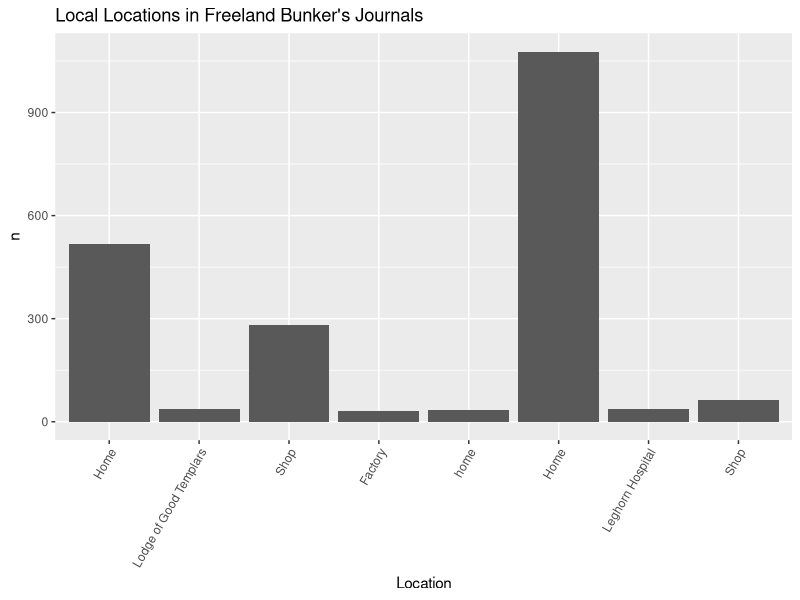
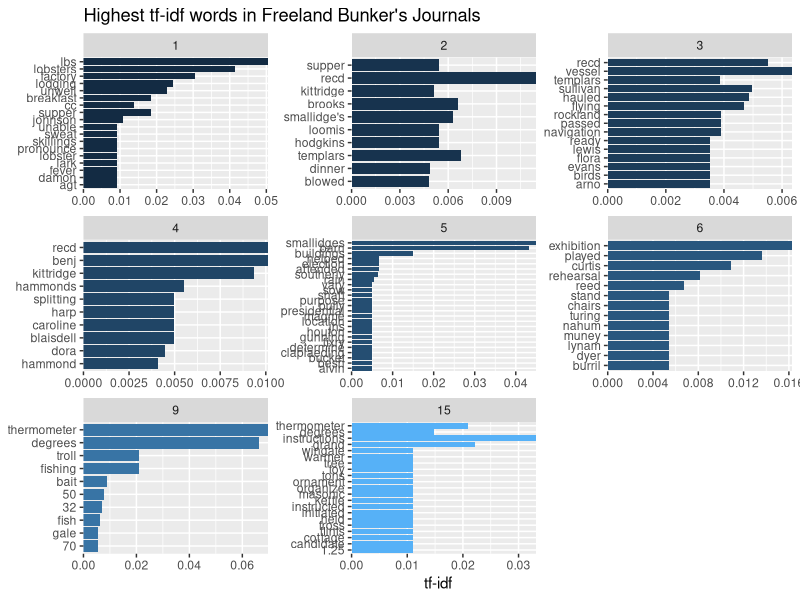

Write R code to recreate these figures, in order.
## ---- chunk 1
install.packages(c("tidyverse", 
                   "tidytext",
                   "stopwords",
                   "widyr",
                   "tidygraph",
                   "tidylo",
                   "ggraph",
                   "wordcloud",
                   "dplyr"))
## ---- chunk 2
library(dplyr)
library(tidyverse)
library("magrittr") 
library(tidyverse)
library(tidytext)
## ---- chunk 3
library(readr)
journal_71_72 <- read_csv("Data_Sets/journal_1871_1872 - Sheet1 (1).csv")
journal_73 <- read_csv("Data_Sets/journal_1873 - Sheet1.csv")
journal_74 <- read_csv("Data_Sets/journal_1874 - Sheet1.csv")
journal_75 <- read_csv("Data_Sets/journal_1875 - Sheet1.csv")
journal_76 <- read_csv("Data_Sets/journal_1876 - Sheet1.csv")
journal_77 <- read_csv("Data_Sets/journal_1877 - Sheet1.csv")
journal_80 <- read_csv("Data_Sets/journal_1880 - Sheet1.csv")
journal_86 <- read_csv("Data_Sets/journal_1886 - Sheet1.csv")
View(journal_1886_Sheet1)

## ---- chunk 4
#journals <- list.files(path = "Data_Sets/...", pattern = "*.csv", full.names = TRUE) %>% 
#  map_df(~read_csv(.x) %>% mutate(quantity = as.character(quantity))) #%>%
#  type_convert()
## ---- chunk 5
journal_71_72$journal <- 1
journal_73$journal <- 2
journal_74$journal <- 3
journal_75$journal <- 4
journal_76$journal <- 5
journal_77$journal <- 6

journal_80$journal <- 9

journal_86$journal <- 15
## ---- chunk 6
journal_71_72 <- journal_71_72 %>%
  rename(transcription_accuracy = transcription) %>%
  mutate(image_path = as.character(image_path)) %>%
  mutate(image_description = as.character(image_description))

journal_75 <- journal_75 %>%
  mutate(quantity = as.character(quantity)) %>%
  mutate(latitude = as.logical(latitude)) %>%
  mutate(latitude_origin = as.logical(latitude_origin)) %>%
  mutate(longitude = as.logical(longitude)) %>%
  mutate(longitude_origin = as.logical(longitude_origin))

journal_76 <- journal_76 %>%
  mutate(quantity = as.character(quantity)) %>%
  mutate(latitude = as.logical(latitude)) %>%
  mutate(latitude_origin = as.logical(latitude_origin)) %>%
  mutate(longitude = as.logical(longitude)) %>%
  mutate(longitude_origin = as.logical(longitude_origin)) %>%
  mutate(image_path = as.character(image_path)) %>%
  mutate(image_description = as.character(image_description)) %>%
  mutate(noteworthy = as.logical(noteworthy))

journal_77 <- journal_77 %>%
  mutate(quantity = as.character(quantity)) %>%
  mutate(image_path = as.character(image_path)) %>%
  mutate(image_description = as.character(image_description)) %>%
  mutate(noteworthy = as.logical(noteworthy)) %>%
  mutate(temperature_am = as.logical(temperature_am))

journal_80 <- journal_80 %>%
  mutate(image_path = as.character(image_path)) %>%
  mutate(image_description = as.character(image_description)) %>%
  mutate(noteworthy = as.logical(noteworthy)) %>%
  mutate(temperature_am = as.logical(temperature_am)) %>%
  mutate(temperature_pm = as.logical(temperature_pm)) %>%
  mutate(temperature_night = as.logical(temperature_night))
  
journal_86 <- journal_86 %>%
  mutate(image_path = as.character(image_path)) %>%
  mutate(image_description = as.character(image_description)) %>%
  mutate(noteworthy = as.logical(noteworthy)) %>%
  mutate(temperature_am = as.logical(temperature_am)) %>%
  mutate(temperature_pm = as.logical(temperature_pm)) %>%
  mutate(temperature_night = as.logical(temperature_night)) %>%
  mutate(latitude = as.logical(latitude)) %>%
  mutate(recorder = as.character(recorder)) %>%
  mutate(notes = as.character(notes)) %>%
  select(- ...37)

  
## ---- chunk 7
#journal_71_72 <-  journal_71_72 %>% mutate(across(.fns = as.character)) %>% type_convert()
#journal_73 <-  journal_73 %>% mutate(across(.fns = as.character)) %>% type_convert()
#journal_74 <-  journal_74 %>% mutate(across(.fns = as.character)) %>% type_convert()
#journal_75 <-  journal_75 %>% mutate(across(.fns = as.character)) %>% type_convert()
#journal_76 <-  journal_76 %>% mutate(across(.fns = as.character)) %>% type_convert()
#journal_77 <-  journal_77 %>% mutate(across(.fns = as.character)) %>% type_convert()
#journal_80 <-  journal_80 %>% mutate(across(.fns = as.character)) %>% type_convert()
#journal_86 <-  journal_86 %>% mutate(across(.fns = as.character)) %>% type_convert()
## ---- chunk 8
journals <- dplyr::bind_rows(journal_71_72, journal_73, journal_74, journal_75, journal_76, journal_77, journal_80, journal_86)
## ---- chunk 9
loc_place <- journals %>%
  select(journal, local_place, location) %>%
  separate(local_place, c("place_1", "place_2", "place_3", "place_4"), sep = ",")
## ---- chunk 10
loc_1 <- loc_place %>%
  select(place_1) %>%
  rename(place = place_1)
loc_2 <- loc_place %>%
  select(place_2) %>%
  rename(place = place_2)
loc_3 <- loc_place %>%
  select(place_3) %>%
  rename(place = place_3)
loc_4 <- loc_place %>%
  select(place_4) %>%
  rename(place = place_4)

loc_count <- dplyr::bind_rows(loc_1, loc_2, loc_3, loc_4)
## ---- chunk 11
loc_count_1 <- loc_count %>%
    count(place, sort = TRUE)
## ---- chunk 12
loc_count_1 %>%
    filter(n > 30) %>%
    filter(n < 2000) %>% #2000 to get rid of NA (may change)
  ggplot(aes(x=place, y=n)) + 
   geom_bar(stat = "identity")+
    theme(axis.text.x = element_text(angle = 60, hjust = 1))+
   labs(y = "n", x = "Location", title = "Local Locations in Freeland Bunker's Journals")
## ---- chunk 13
library(stringr)

Home <-  dplyr::filter(journals, grepl('Home| home| Home', local_place))

#https://stackoverflow.com/questions/22850026/filter-rows-which-contain-a-certain-string
## ---- chunk 14
(journal_words <- Home %>%
    unnest_tokens(word, journal_entry) %>%
    count(journal, word, sort = TRUE) %>%
    filter(!word %in% stop_words$word))
## ---- chunk 15
journal_tf_idf <- journal_words %>%
    bind_tf_idf(word, journal, n) %>%
    arrange(desc(tf_idf))
## ---- chunk 16
journal_tf_idf %>%
    group_by(journal) %>%
    slice_max(tf_idf, n = 10) %>%
    ggplot(aes(tf_idf, fct_reorder(word, tf_idf), fill = journal)) +
    geom_col(show.legend = FALSE) +
    facet_wrap(vars(journal), scales = "free") +
    scale_x_continuous(expand = c(0,0)) +
    labs(y = NULL, x = "tf-idf", title = "Highest tf-idf words in Freeland Bunker's Journals")
